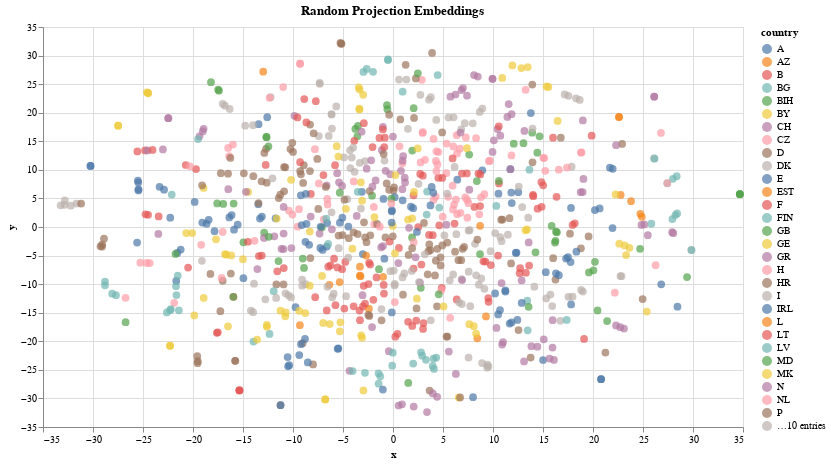

The cell this chart's notebook holds for it:
### Markdown cell above
There don't seem to be any clusters of points in our visualization. It's also hard to tell what each point represents without hovering over them individually. We can color each point based on their `country` property with the following code:

### Code cell
chart = alt.Chart(df).mark_circle(size=60).encode(
    x='x',
    y='y',
    color='country',
    tooltip=['place', 'country']
).properties(width=700, height=400, title="Random Projection Embeddings")

chart.save('randomProjection-color.json')

chart

### Figure 1 — Vega-Lite specification as saved in the notebook (floating-point values rounded to 4 significant figures; data arrays with more than 128 entries replaced by an {"elided": "..."} marker saying what was removed)
{"config": {"view": {"continuousWidth": 400, "continuousHeight": 300}}, "data": {"name": "data-fab6a5760884ae5e204417f256a34a06"}, "mark": {"type": "circle", "size": 60}, "encoding": {"color": {"type": "nominal", "field": "country"}, "tooltip": [{"type": "nominal", "field": "place"}, {"type": "nominal", "field": "country"}], "x": {"type": "quantitative", "field": "x"}, "y": {"type": "quantitative", "field": "y"}}, "height": 400, "title": "Random Projection Embeddings", "width": 700, "$schema": "https://vega.github.io/schema/vega-lite/v4.8.1.json", "datasets": {"data-fab6a5760884ae5e204417f256a34a06": {"elided": "894 records"}}}
